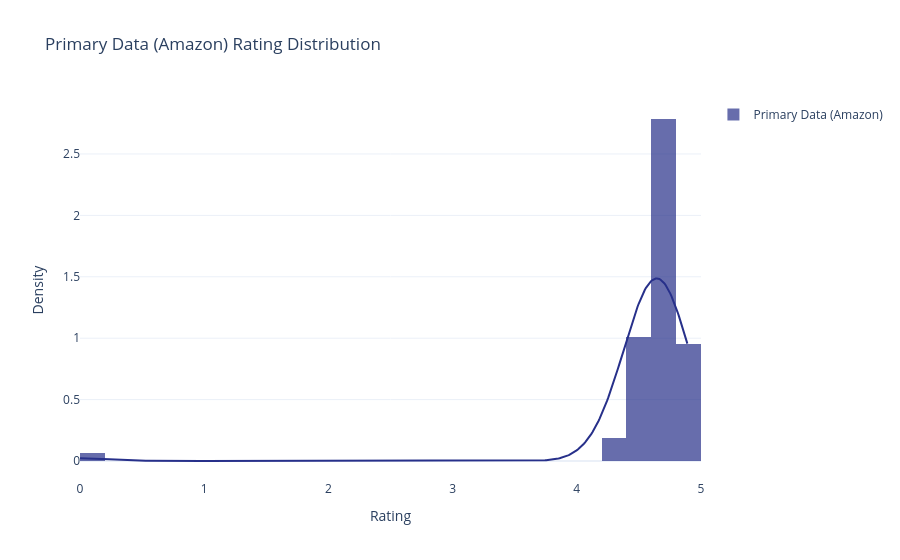
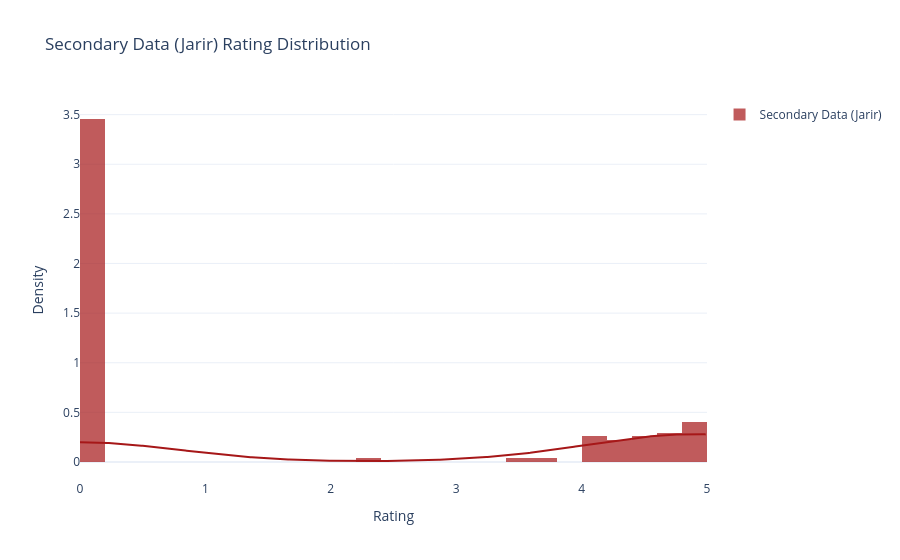

Source (notebook cell) for these figures, in order:
### Markdown cell above
###  Distribution Plot (Rating)

### Code cell
import plotly.figure_factory as ff
import numpy as np
import pandas as pd

# Sample Data (Replace with actual dataset)
np.random.seed(42)
primary_ratings = np.random.uniform(0, 4.9, 300)
secondary_ratings = np.random.uniform(0, 5, 300)

# Create separate plots
fig_primary = ff.create_distplot([prior_processed_amazon['Rating']], ["Primary Data (Amazon)"], 
                                 bin_size=0.2, show_hist=True, show_rug=False, colors=['#27308a'])

fig_secondary = ff.create_distplot([prior_processed_jarir['Rating']], ["Secondary Data (Jarir)"], 
                                   bin_size=0.2, show_hist=True, show_rug=False, colors=['#a61718'])

# Update layout for primary
fig_primary.update_layout(title="Primary Data (Amazon) Rating Distribution",
                          xaxis_title="Rating", yaxis_title="Density", template="plotly_white")

# Update layout for secondary
fig_secondary.update_layout(title="Secondary Data (Jarir) Rating Distribution",
                            xaxis_title="Rating", yaxis_title="Density", template="plotly_white")

# Show figures separately
fig_primary.show()
fig_secondary.show()

### Figure 1 — Plotly figure (JSON) as saved in the notebook; plotly's stock layout.template omitted (floating-point values rounded to 4 significant figures; data arrays with more than 128 entries replaced by an {"elided": "..."} marker saying what was removed)
{"data": [{"autobinx": false, "histnorm": "probability density", "legendgroup": "Primary Data (Amazon)", "marker": {"color": "#27308a"}, "name": "Primary Data (Amazon)", "opacity": 0.7, "type": "histogram", "x": [4.3, 4.5, 4.7, 4.7, 4.6, 4.6, 4.5, 0, 4.5, 4.7, 4.6, 4.7, 4.7, 4.8, 4.6, 4.7, 4.7, 4.8, 4.7, 4.6, 4.7, 4.6, 4.4, 4.7, 4.6, 4.6, 4.5, 4.6, 4.8, 4.9, 4.6, 4.7, 4.7, 4.9, 4.8, 4.7, 4.8, 4.5, 4.6, 4.5, 4.4, 4.5, 4.6, 4.9, 4.8, 4.9, 4.7, 4.5, 4.5, 4.6, 4.6, 4.7, 4.3, 4.6, 4.7, 4.9, 4.8, 4.5, 4.8, 4.7, 4.5, 4.7, 4.6, 4.6, 4.7, 4.6, 4.7, 4.6, 4.7, 4.4, 4.8, 4.7, 4.5, 4.3, 4.6, 4.8, 4.7, 4.4, 4.6], "xaxis": "x", "xbins": {"end": 4.9, "size": 0.2, "start": 0}, "yaxis": "y"}, {"legendgroup": "Primary Data (Amazon)", "marker": {"color": "#27308a"}, "mode": "lines", "name": "Primary Data (Amazon)", "showlegend": false, "type": "scatter", "x": {"elided": "500 float values"}, "xaxis": "x", "y": {"elided": "500 float values"}, "yaxis": "y"}], "layout": {"barmode": "overlay", "hovermode": "closest", "legend": {"traceorder": "reversed"}, "title": {"text": "Primary Data (Amazon) Rating Distribution"}, "xaxis": {"anchor": "y2", "domain": [0, 1], "title": {"text": "Rating"}, "zeroline": false}, "yaxis": {"anchor": "free", "domain": [0, 1], "position": 0, "title": {"text": "Density"}}}}

### Figure 2 — Plotly figure (JSON) as saved in the notebook; plotly's stock layout.template omitted (floating-point values rounded to 4 significant figures; data arrays with more than 128 entries replaced by an {"elided": "..."} marker saying what was removed)
{"data": [{"autobinx": false, "histnorm": "probability density", "legendgroup": "Secondary Data (Jarir)", "marker": {"color": "#a61718"}, "name": "Secondary Data (Jarir)", "opacity": 0.7, "type": "histogram", "x": {"elided": "236 float values"}, "xaxis": "x", "xbins": {"end": 5, "size": 0.2, "start": 0}, "yaxis": "y"}, {"legendgroup": "Secondary Data (Jarir)", "marker": {"color": "#a61718"}, "mode": "lines", "name": "Secondary Data (Jarir)", "showlegend": false, "type": "scatter", "x": {"elided": "500 float values"}, "xaxis": "x", "y": {"elided": "500 float values"}, "yaxis": "y"}], "layout": {"barmode": "overlay", "hovermode": "closest", "legend": {"traceorder": "reversed"}, "title": {"text": "Secondary Data (Jarir) Rating Distribution"}, "xaxis": {"anchor": "y2", "domain": [0, 1], "title": {"text": "Rating"}, "zeroline": false}, "yaxis": {"anchor": "free", "domain": [0, 1], "position": 0, "title": {"text": "Density"}}}}
